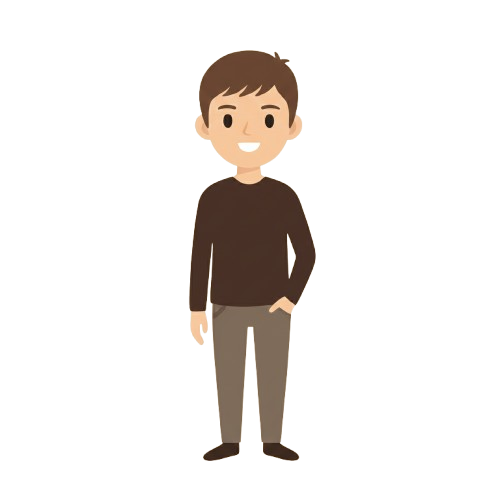
#> input picture tools/source/man.png, 500 x 500 px
$ python make_art_people.py
#> lines starting #> are read from the running program, lines starting #| are printed output that depends on the picture; after the words box and inside, x2 and y2 are one past the last pixel; in counts of white or black regions, pixels touching at a corner belong together
"""Varian pelanggan dari sprite man.png / woman.png: recolor per-wilayah + pecah badan & kaki."""
from PIL import Image, ImageDraw
import numpy as np, os
ROOT = os.path.join(os.path.dirname(__file__), '..', 'assets')
OUT = f'{ROOT}/people'; os.makedirs(OUT, exist_ok=True)
SRC = {'m': os.path.join(os.path.dirname(__file__), 'source', 'man.png'), 'w': os.path.join(os.path.dirname(__file__), 'source', 'woman.png')}

def recolor(a, region, sample, target, tol=34):
    """Ganti piksel yang mirip `sample` di dalam region (y0,y1,x0,x1) ke warna `target` (pertahankan bayangan)."""
    y0, y1, x0, x1 = region; sub = a[y0:y1, x0:x1].astype(float)
    dist = np.sqrt(((sub[..., :3] - np.array(sample)) ** 2).sum(-1)); m = (dist < tol) & (sub[..., 3] > 0)
    luma = sub[..., :3].mean(-1) / np.mean(sample)
    for c in range(3): sub[..., c] = np.where(m, np.clip(target[c] * luma, 0, 255), sub[..., c])
    a[y0:y1, x0:x1] = sub.astype(np.uint8)

def split(a, name, hip, splitx):
    body = a.copy(); body[hip:, :, 3] = 0
    L = a.copy(); L[:hip, :, 3] = 0; L[:, splitx:, 3] = 0
    R = a.copy(); R[:hip, :, 3] = 0; R[:, :splitx, 3] = 0
    for n, x in (('body', body), ('legL', L), ('legR', R)): Image.fromarray(x).save(f'{OUT}/{name}_{n}.png', optimize=True)

man = np.array(Image.open(SRC['m']).convert('RGBA')); wom = np.array(Image.open(SRC['w']).convert('RGBA'))
#> further down, man is the input picture: shape (500, 500, 4); mean R, G, B, A 17.1, 13.3, 10.6, 33.7
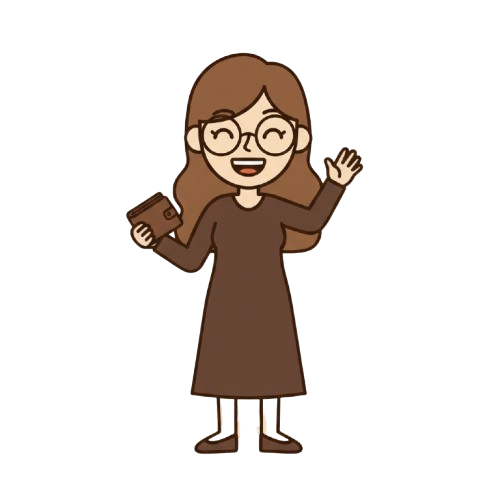
#> input picture tools/source/woman.png, 500 x 500 px
#> further down, wom is the input picture: shape (500, 500, 4); mean R, G, B, A 22, 15.6, 11.5, 45.8
M_SWEATER, M_HAIR, M_PANTS = (71, 49, 38), (104, 69, 49), None
# sampel celana pria
ys, xs = np.where(man[330:430, :, 3] > 200); M_PANTS = tuple(int(v) for v in man[380, 245, :3]) if man[380, 245, 3] > 200 else tuple(int(v) for v in man[360, 235, :3])
#> after `ys, xs = np.where(man[330:430, :, 3] > 200)`: ys = 5722 values from 0 to 99; xs = 5722 values, max 289 at index 82, min 191 at index 0, mean 250
#> after `M_PANTS = tuple((int(v) for v in man[380, 245, :3])) if man[380, 245, `: M_PANTS = (127, 108, 91)
W_DRESS, W_HAIR = (102, 69, 52), (147, 98, 65)
men = [
    (None, None, None),
    ((44, 76, 138), (40, 30, 26), (80, 84, 92)),      # sweater biru, rambut hitam, celana abu
    ((214, 160, 48), None, (60, 58, 62)),               # kuning mustard
    ((72, 130, 84), (196, 150, 78), None),              # hijau, rambut pirang
]
women = [
    (None, None),
    ((38, 130, 134), (44, 32, 30)),                     # teal, rambut hitam
    ((130, 78, 150), (214, 170, 96)),                   # ungu, pirang
    ((218, 168, 52), (150, 58, 40)),                    # kuning, rambut merah
]
for i, (sw, hr, pn) in enumerate(men):
    a = man.copy()
    if sw: recolor(a, (160, 312, 150, 340), M_SWEATER, sw, 30)
    if hr: recolor(a, (30, 130, 150, 340), M_HAIR, hr, 26)
    if pn: recolor(a, (310, 440, 150, 340), M_PANTS, pn, 30)
    split(a, f'c{i}', 308, 250)
for i, (dr, hr) in enumerate(women):
    a = wom.copy()
    if dr: recolor(a, (180, 400, 150, 340), W_DRESS, dr, 22)
    if hr: recolor(a, (30, 270, 120, 380), W_HAIR, hr, 30)
    split(a, f'c{4 + i}', 396, 248)

# barista pria (apron) & wanita
def barista(a, shirt, name):
    recolor(a, (160, 312, 150, 340), M_SWEATER, shirt, 30)
#> in recolor (call 14), `m = (dist < tol) & (sub[..., 3] > 0)`:
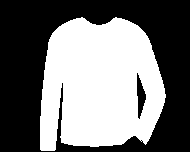
#> m: shape (152, 190) bool; 46.2% white; 1 white region, box (x1, y1, x2, y2) and area: (40, 17, 166, 151) 13331
#> after the loop in recolor (call 14), `for c in range(3): sub[..., c] = np.where(m, np.clip(target[c] * luma,..`:
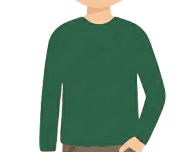
#> sub: shape (152, 190, 4) float64; mean of channels 0, 1, 2, 3 33, 55.8, 41.7, 130.5; transparent parts drawn white
    im = Image.fromarray(a); d = ImageDraw.Draw(im)
    d.polygon([(215, 190), (285, 190), (300, 312), (200, 312)], fill=(246, 238, 218, 255), outline=(120, 90, 60, 255))
    d.line([(222, 190), (236, 170)], fill=(246, 238, 218, 255), width=4); d.line([(278, 190), (264, 170)], fill=(246, 238, 218, 255), width=4)
    im.save(f'{OUT}/{name}.png', optimize=True)
barista(man.copy(), (44, 98, 72), 'barista_m')
a = wom.copy(); recolor(a, (180, 400, 150, 340), W_DRESS, (44, 98, 72), 28)
#> in recolor (call 15), `m = (dist < tol) & (sub[..., 3] > 0)`:
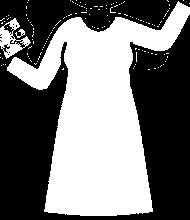
#> m: shape (220, 190) bool; 46.1% white; 136 white regions (133 under 20 px), largest, box (x1, y1, x2, y2) and area: (7, 1, 190, 216) 18483, (0, 18, 31, 59) 503, (15, 29, 25, 38) 39
#> in recolor (call 15), `luma = sub[..., :3].mean(-1) / np.mean(sample)`:
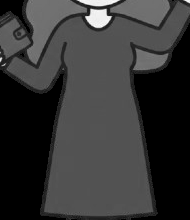
#> luma: shape (220, 190) float64; min 0, max 3.09, mean 0.654; drawn with min black and max white
#> after the loop in recolor (call 15), `for c in range(3): sub[..., c] = np.where(m, np.clip(target[c] * luma,..`:
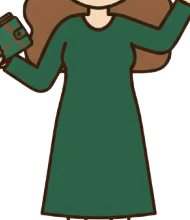
#> sub: shape (220, 190, 4) float64; mean R, G, B, A 40.9, 58.9, 42, 163.9; transparent parts drawn white
#> in recolor (call 15), `a[y0:y1, x0:x1] = sub.astype(np.uint8)`: a: shape (500, 500, 4); 7.71% of pixels changed, all inside (x1, y1, x2, y2) = (150, 180, 340, 396)
im = Image.fromarray(a); d = ImageDraw.Draw(im)
d.polygon([(222, 215), (278, 215), (292, 330), (208, 330)], fill=(246, 238, 218, 255), outline=(120, 90, 60, 255)); im.save(f'{OUT}/barista_f.png', optimize=True)

# preview
sheet = Image.new('RGBA', (500 * 5, 500 * 2), (225, 205, 175, 255))
for i in range(8):
    c = Image.new('RGBA', (500, 500))
#> c: PIL image 500x500 RGBA; every value is 0
    for part in ('legL', 'legR', 'body'): c.alpha_composite(Image.open(f'{OUT}/c{i}_{part}.png'))
    sheet.alpha_composite(c, ((i % 4) * 500, (i // 4) * 500))
sheet.alpha_composite(Image.open(f'{OUT}/barista_m.png'), (2000, 0)); sheet.alpha_composite(Image.open(f'{OUT}/barista_f.png'), (2000, 500))
sheet.convert('RGB').resize((1250, 500)).save('/tmp/people.png'); print('ok', M_PANTS)
#> after `sheet.convert('RGB').resize((1250, 500)).save('/tmp/people.png')`:
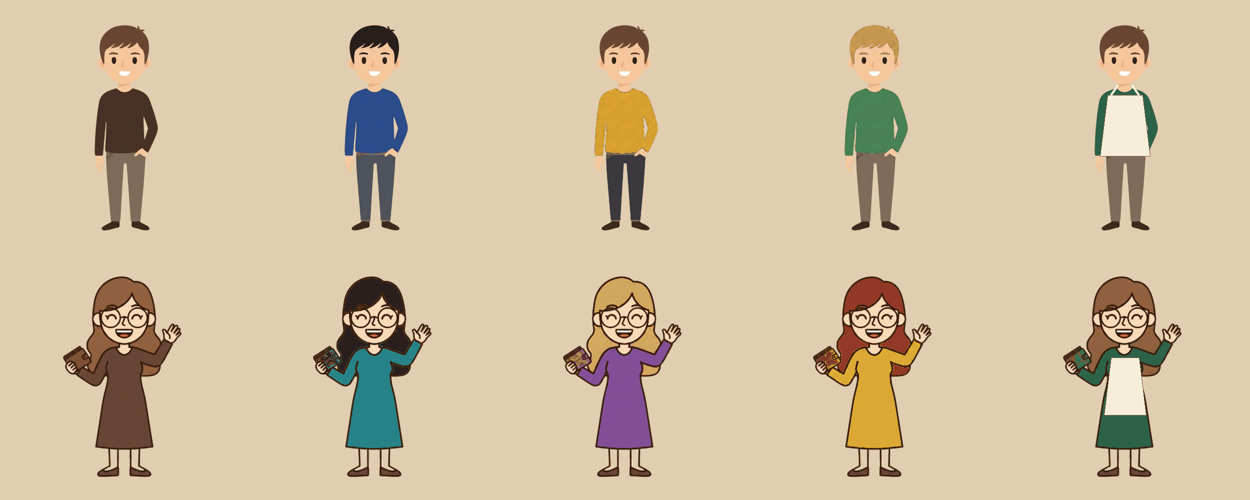
#> saved as people.png: PIL image 1250x500 RGB; mean R, G, B 210.5, 190.6, 161.7
#| ok (127, 108, 91)
